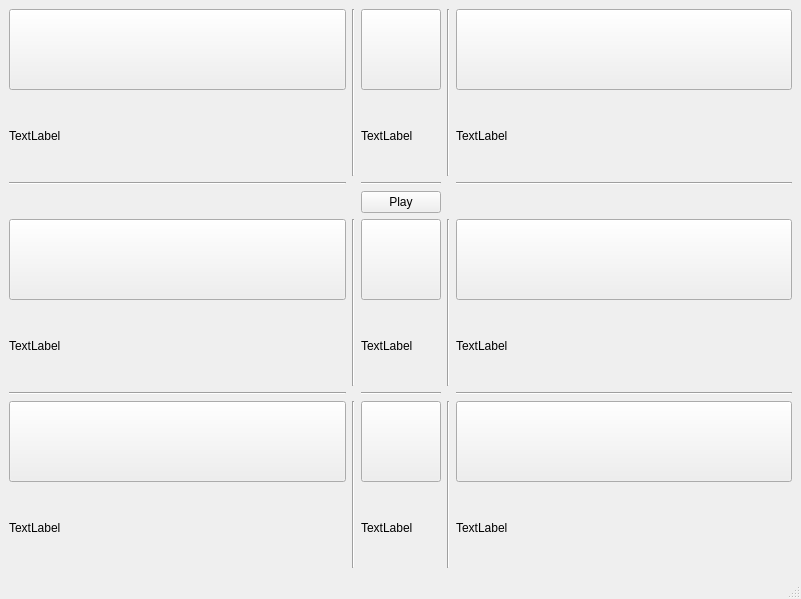
<?xml version="1.0" encoding="UTF-8"?>
<ui version="4.0">
 <class>MainWindow</class>
 <widget class="QMainWindow" name="MainWindow">
  <property name="geometry">
   <rect>
    <x>0</x>
    <y>0</y>
    <width>801</width>
    <height>599</height>
   </rect>
  </property>
  <property name="sizePolicy">
   <sizepolicy hsizetype="Fixed" vsizetype="Fixed">
    <horstretch>0</horstretch>
    <verstretch>0</verstretch>
   </sizepolicy>
  </property>
  <property name="windowTitle">
   <string>MainWindow</string>
  </property>
  <widget class="QWidget" name="centralwidget">
   <property name="sizePolicy">
    <sizepolicy hsizetype="Fixed" vsizetype="Fixed">
     <horstretch>0</horstretch>
     <verstretch>0</verstretch>
    </sizepolicy>
   </property>
   <layout class="QGridLayout" name="gridLayout">
    <item row="6" column="2">
     <widget class="Line" name="line_7">
      <property name="orientation">
       <enum>Qt::Horizontal</enum>
      </property>
     </widget>
    </item>
    <item row="1" column="2">
     <widget class="Line" name="line_3">
      <property name="orientation">
       <enum>Qt::Horizontal</enum>
      </property>
     </widget>
    </item>
    <item row="6" column="5">
     <widget class="Line" name="line_8">
      <property name="orientation">
       <enum>Qt::Horizontal</enum>
      </property>
     </widget>
    </item>
    <item row="0" column="1">
     <widget class="Line" name="line_2">
      <property name="orientation">
       <enum>Qt::Vertical</enum>
      </property>
     </widget>
    </item>
    <item row="6" column="0">
     <widget class="Line" name="line_6">
      <property name="orientation">
       <enum>Qt::Horizontal</enum>
      </property>
     </widget>
    </item>
    <item row="1" column="0">
     <widget class="Line" name="line">
      <property name="orientation">
       <enum>Qt::Horizontal</enum>
      </property>
     </widget>
    </item>
    <item row="5" column="3">
     <widget class="Line" name="line_10">
      <property name="orientation">
       <enum>Qt::Vertical</enum>
      </property>
     </widget>
    </item>
    <item row="7" column="1">
     <widget class="Line" name="line_11">
      <property name="orientation">
       <enum>Qt::Vertical</enum>
      </property>
     </widget>
    </item>
    <item row="0" column="3">
     <widget class="Line" name="line_5">
      <property name="orientation">
       <enum>Qt::Vertical</enum>
      </property>
     </widget>
    </item>
    <item row="7" column="3">
     <widget class="Line" name="line_12">
      <property name="orientation">
       <enum>Qt::Vertical</enum>
      </property>
     </widget>
    </item>
    <item row="4" column="2">
     <widget class="QPushButton" name="pushButton">
      <property name="sizePolicy">
       <sizepolicy hsizetype="Fixed" vsizetype="Fixed">
        <horstretch>0</horstretch>
        <verstretch>0</verstretch>
       </sizepolicy>
      </property>
      <property name="text">
       <string>Play</string>
      </property>
     </widget>
    </item>
    <item row="1" column="5">
     <widget class="Line" name="line_4">
      <property name="orientation">
       <enum>Qt::Horizontal</enum>
      </property>
     </widget>
    </item>
    <item row="5" column="1">
     <widget class="Line" name="line_9">
      <property name="orientation">
       <enum>Qt::Vertical</enum>
      </property>
     </widget>
    </item>
    <item row="5" column="0">
     <layout class="QVBoxLayout" name="verticalLayout_2">
      <item>
       <widget class="MYPB" name="pushButton_3">
        <property name="sizePolicy">
         <sizepolicy hsizetype="Preferred" vsizetype="Preferred">
          <horstretch>0</horstretch>
          <verstretch>0</verstretch>
         </sizepolicy>
        </property>
        <property name="text">
         <string/>
        </property>
       </widget>
      </item>
      <item>
       <widget class="QLabel" name="label_3">
        <property name="sizePolicy">
         <sizepolicy hsizetype="Preferred" vsizetype="Preferred">
          <horstretch>0</horstretch>
          <verstretch>0</verstretch>
         </sizepolicy>
        </property>
        <property name="text">
         <string>TextLabel</string>
        </property>
       </widget>
      </item>
     </layout>
    </item>
    <item row="0" column="0">
     <layout class="QVBoxLayout" name="verticalLayout_3">
      <item>
       <widget class="MYPB" name="pushButton_0">
        <property name="sizePolicy">
         <sizepolicy hsizetype="Preferred" vsizetype="Preferred">
          <horstretch>0</horstretch>
          <verstretch>0</verstretch>
         </sizepolicy>
        </property>
        <property name="text">
         <string/>
        </property>
       </widget>
      </item>
      <item>
       <widget class="QLabel" name="label_0">
        <property name="sizePolicy">
         <sizepolicy hsizetype="Preferred" vsizetype="Preferred">
          <horstretch>0</horstretch>
          <verstretch>0</verstretch>
         </sizepolicy>
        </property>
        <property name="text">
         <string>TextLabel</string>
        </property>
       </widget>
      </item>
     </layout>
    </item>
    <item row="0" column="2">
     <layout class="QVBoxLayout" name="verticalLayout_4">
      <item>
       <widget class="MYPB" name="pushButton_1">
        <property name="sizePolicy">
         <sizepolicy hsizetype="Preferred" vsizetype="Preferred">
          <horstretch>0</horstretch>
          <verstretch>0</verstretch>
         </sizepolicy>
        </property>
        <property name="text">
         <string/>
        </property>
       </widget>
      </item>
      <item>
       <widget class="QLabel" name="label_1">
        <property name="sizePolicy">
         <sizepolicy hsizetype="Preferred" vsizetype="Preferred">
          <horstretch>0</horstretch>
          <verstretch>0</verstretch>
         </sizepolicy>
        </property>
        <property name="text">
         <string>TextLabel</string>
        </property>
       </widget>
      </item>
     </layout>
    </item>
    <item row="0" column="5">
     <layout class="QVBoxLayout" name="verticalLayout_5">
      <item>
       <widget class="MYPB" name="pushButton_2">
        <property name="sizePolicy">
         <sizepolicy hsizetype="Preferred" vsizetype="Preferred">
          <horstretch>0</horstretch>
          <verstretch>0</verstretch>
         </sizepolicy>
        </property>
        <property name="text">
         <string/>
        </property>
       </widget>
      </item>
      <item>
       <widget class="QLabel" name="label_2">
        <property name="sizePolicy">
         <sizepolicy hsizetype="Preferred" vsizetype="Preferred">
          <horstretch>0</horstretch>
          <verstretch>0</verstretch>
         </sizepolicy>
        </property>
        <property name="text">
         <string>TextLabel</string>
        </property>
       </widget>
      </item>
     </layout>
    </item>
    <item row="5" column="2">
     <layout class="QVBoxLayout" name="verticalLayout_6">
      <item>
       <widget class="MYPB" name="pushButton_4">
        <property name="sizePolicy">
         <sizepolicy hsizetype="Preferred" vsizetype="Preferred">
          <horstretch>0</horstretch>
          <verstretch>0</verstretch>
         </sizepolicy>
        </property>
        <property name="text">
         <string/>
        </property>
       </widget>
      </item>
      <item>
       <widget class="QLabel" name="label_4">
        <property name="sizePolicy">
         <sizepolicy hsizetype="Preferred" vsizetype="Preferred">
          <horstretch>0</horstretch>
          <verstretch>0</verstretch>
         </sizepolicy>
        </property>
        <property name="text">
         <string>TextLabel</string>
        </property>
       </widget>
      </item>
     </layout>
    </item>
    <item row="5" column="5">
     <layout class="QVBoxLayout" name="verticalLayout_7">
      <item>
       <widget class="MYPB" name="pushButton_5">
        <property name="sizePolicy">
         <sizepolicy hsizetype="Preferred" vsizetype="Preferred">
          <horstretch>0</horstretch>
          <verstretch>0</verstretch>
         </sizepolicy>
        </property>
        <property name="text">
         <string/>
        </property>
       </widget>
      </item>
      <item>
       <widget class="QLabel" name="label_5">
        <property name="sizePolicy">
         <sizepolicy hsizetype="Preferred" vsizetype="Preferred">
          <horstretch>0</horstretch>
          <verstretch>0</verstretch>
         </sizepolicy>
        </property>
        <property name="text">
         <string>TextLabel</string>
        </property>
       </widget>
      </item>
     </layout>
    </item>
    <item row="7" column="0">
     <layout class="QVBoxLayout" name="verticalLayout_8">
      <item>
       <widget class="MYPB" name="pushButton_6">
        <property name="sizePolicy">
         <sizepolicy hsizetype="Preferred" vsizetype="Preferred">
          <horstretch>0</horstretch>
          <verstretch>0</verstretch>
         </sizepolicy>
        </property>
        <property name="text">
         <string/>
        </property>
       </widget>
      </item>
      <item>
       <widget class="QLabel" name="label_6">
        <property name="sizePolicy">
         <sizepolicy hsizetype="Preferred" vsizetype="Preferred">
          <horstretch>0</horstretch>
          <verstretch>0</verstretch>
         </sizepolicy>
        </property>
        <property name="text">
         <string>TextLabel</string>
        </property>
       </widget>
      </item>
     </layout>
    </item>
    <item row="7" column="2">
     <layout class="QVBoxLayout" name="verticalLayout_9">
      <item>
       <widget class="MYPB" name="pushButton_7">
        <property name="sizePolicy">
         <sizepolicy hsizetype="Preferred" vsizetype="Preferred">
          <horstretch>0</horstretch>
          <verstretch>0</verstretch>
         </sizepolicy>
        </property>
        <property name="text">
         <string/>
        </property>
       </widget>
      </item>
      <item>
       <widget class="QLabel" name="label_7">
        <property name="sizePolicy">
         <sizepolicy hsizetype="Preferred" vsizetype="Preferred">
          <horstretch>0</horstretch>
          <verstretch>0</verstretch>
         </sizepolicy>
        </property>
        <property name="text">
         <string>TextLabel</string>
        </property>
       </widget>
      </item>
     </layout>
    </item>
    <item row="7" column="5">
     <layout class="QVBoxLayout" name="verticalLayout_10">
      <item>
       <widget class="MYPB" name="pushButton_8">
        <property name="sizePolicy">
         <sizepolicy hsizetype="Preferred" vsizetype="Preferred">
          <horstretch>0</horstretch>
          <verstretch>0</verstretch>
         </sizepolicy>
        </property>
        <property name="text">
         <string/>
        </property>
       </widget>
      </item>
      <item>
       <widget class="QLabel" name="label_8">
        <property name="sizePolicy">
         <sizepolicy hsizetype="Preferred" vsizetype="Preferred">
          <horstretch>0</horstretch>
          <verstretch>0</verstretch>
         </sizepolicy>
        </property>
        <property name="text">
         <string>TextLabel</string>
        </property>
       </widget>
      </item>
     </layout>
    </item>
   </layout>
  </widget>
  <widget class="QMenuBar" name="menubar">
   <property name="geometry">
    <rect>
     <x>0</x>
     <y>0</y>
     <width>801</width>
     <height>26</height>
    </rect>
   </property>
  </widget>
  <widget class="QStatusBar" name="statusbar"/>
 </widget>
 <customwidgets>
  <customwidget>
   <class>MYPB</class>
   <extends>QPushButton</extends>
   <header>mypb.h</header>
  </customwidget>
 </customwidgets>
 <resources/>
 <connections/>
</ui>
